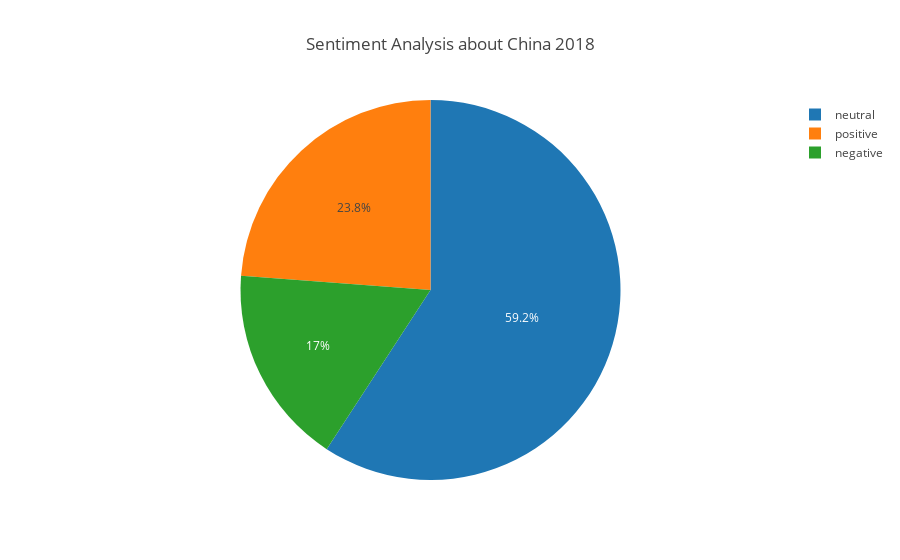

The notebook cell this image was saved under:
### Code cell
labels = ['positive', 'negative', 'neutral']
values = [positive, negative, neutral]
fig = {
    'data': [{'labels': labels,
              'values': values,
              'type': 'pie'}],
    'layout': {'title': 'Sentiment Analysis about China 2018'}
     }

py.iplot(fig)

### Figure 1 — Plotly figure (JSON) as saved in the notebook; plotly's stock layout.template omitted (floating-point values rounded to 4 significant figures)
{"data": [{"labels": ["positive", "negative", "neutral"], "type": "pie", "uid": "0c771ee1-2c35-4ad9-a910-7a5fb93073e4", "values": [238, 170, 592]}], "layout": {"title": "Sentiment Analysis about China 2018"}}
